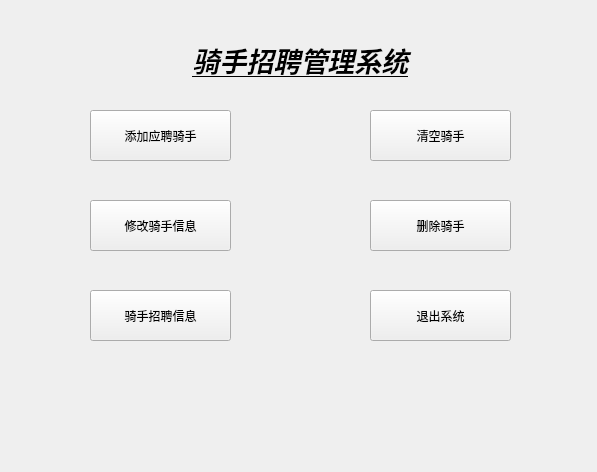
<?xml version="1.0" encoding="UTF-8"?>
<ui version="4.0">
 <class>HomePage</class>
 <widget class="QWidget" name="HomePage">
  <property name="geometry">
   <rect>
    <x>0</x>
    <y>0</y>
    <width>597</width>
    <height>472</height>
   </rect>
  </property>
  <property name="windowTitle">
   <string>Form</string>
  </property>
  <widget class="QLabel" name="TitleLabel">
   <property name="geometry">
    <rect>
     <x>150</x>
     <y>40</y>
     <width>301</width>
     <height>41</height>
    </rect>
   </property>
   <property name="text">
    <string>&lt;html&gt;&lt;head/&gt;&lt;body&gt;&lt;p align=&quot;center&quot;&gt;&lt;span style=&quot; font-size:20pt; font-weight:600; font-style:italic; text-decoration: underline;&quot;&gt;骑手招聘管理系统&lt;/span&gt;&lt;/p&gt;&lt;/body&gt;&lt;/html&gt;</string>
   </property>
  </widget>
  <widget class="QPushButton" name="AddBtn">
   <property name="geometry">
    <rect>
     <x>90</x>
     <y>110</y>
     <width>141</width>
     <height>51</height>
    </rect>
   </property>
   <property name="text">
    <string>添加应聘骑手</string>
   </property>
  </widget>
  <widget class="QPushButton" name="UserPayBtn">
   <property name="geometry">
    <rect>
     <x>370</x>
     <y>110</y>
     <width>141</width>
     <height>51</height>
    </rect>
   </property>
   <property name="text">
    <string>清空骑手</string>
   </property>
  </widget>
  <widget class="QPushButton" name="ExitBtn">
   <property name="geometry">
    <rect>
     <x>370</x>
     <y>290</y>
     <width>141</width>
     <height>51</height>
    </rect>
   </property>
   <property name="text">
    <string>退出系统</string>
   </property>
  </widget>
  <widget class="QPushButton" name="ModifyBtn">
   <property name="geometry">
    <rect>
     <x>90</x>
     <y>200</y>
     <width>141</width>
     <height>51</height>
    </rect>
   </property>
   <property name="text">
    <string>修改骑手信息</string>
   </property>
  </widget>
  <widget class="QPushButton" name="DeleteBtn">
   <property name="geometry">
    <rect>
     <x>370</x>
     <y>200</y>
     <width>141</width>
     <height>51</height>
    </rect>
   </property>
   <property name="text">
    <string>删除骑手</string>
   </property>
  </widget>
  <widget class="QLabel" name="label">
   <property name="geometry">
    <rect>
     <x>-20</x>
     <y>-30</y>
     <width>631</width>
     <height>511</height>
    </rect>
   </property>
   <property name="styleSheet">
    <string notr="true">border-image: url(:/image/backimage.png);</string>
   </property>
   <property name="text">
    <string/>
   </property>
  </widget>
  <widget class="QPushButton" name="QueryBtn">
   <property name="geometry">
    <rect>
     <x>90</x>
     <y>290</y>
     <width>141</width>
     <height>51</height>
    </rect>
   </property>
   <property name="text">
    <string>骑手招聘信息</string>
   </property>
  </widget>
  <zorder>label</zorder>
  <zorder>TitleLabel</zorder>
  <zorder>AddBtn</zorder>
  <zorder>UserPayBtn</zorder>
  <zorder>ExitBtn</zorder>
  <zorder>ModifyBtn</zorder>
  <zorder>DeleteBtn</zorder>
  <zorder>QueryBtn</zorder>
 </widget>
 <resources/>
 <connections/>
</ui>
